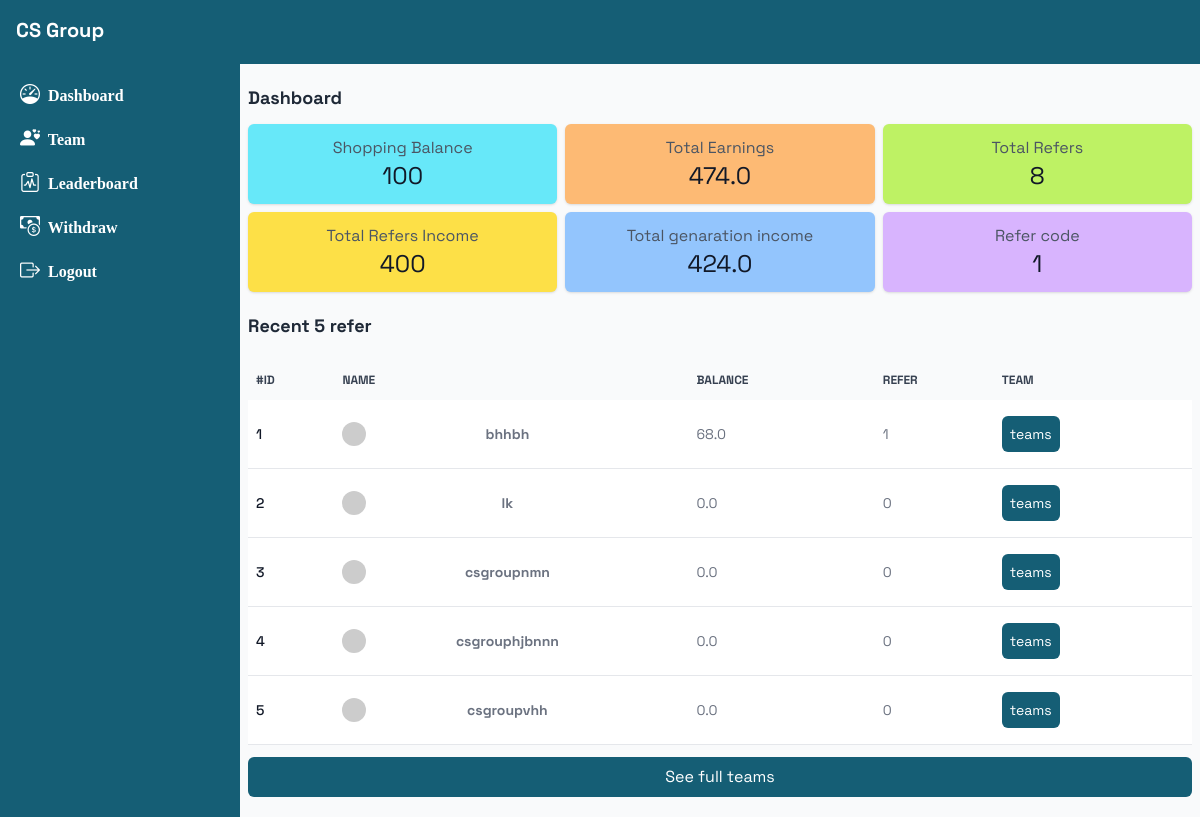
The app's page /dashboard (signed in) with its own data.
### base/models.py (models this page shows, shortened)
class Profile(models.Model):
    user = models.ForeignKey(User, on_delete=models.CASCADE)
    name = models.CharField(max_length=200)
    number = models.CharField(max_length=50)
    balance = models.FloatField(default=00)
    refer_link = models.CharField(max_length=100)
    is_verified = models.BooleanField(default=False)
    referred_by = models.ForeignKey(User, related_name='teams', null=True, blank=True, on_delete=models.CASCADE)
    def total_refer(self):
        return Referral.objects.filter(referrer=self, generation=1).count()
    def total_refer_income(self):
        tf = Referral.objects.filter(referrer=self, generation=1).count()
        return 50 * tf
    def total_gen_income(self):
        if self.balance == 0:
            return 00
        tf = Referral.objects.filter(referrer=self, generation=1).count()
        refincome = tf * 50
        return self.balance - 50

class Referral(models.Model):
    referrer = models.ForeignKey(Profile, on_delete=models.CASCADE, related_name='referrals_made')
    referred_user = models.ForeignKey(Profile, on_delete=models.CASCADE, related_name='referrals_received')
    generation = models.PositiveIntegerField()

### base/views.py (the view)
# urls.py: path('dashboard', dashboard),
def dashboard(request):
    if request.user.is_authenticated:
        pr = Profile.objects.get(user=request.user)
        r = pr.total_refer()
        rf = Referral.objects.filter(referrer=pr, generation=1).order_by('-id')[0:5]
        context = {'rf':rf, 'r':r, 'p':pr}
        return render(request, 'dashhome.html', context)
    return render(request, 'login.html')

### templates/dashhome.html (shortened to what this page needs)
{% extends 'dash.html' %}
{% block body %}
{% if p.is_verified %}
<section>
<div class="my-3">
<h2 class=" font-bold text-gray-800 text-lg">Dashboard</h2>
</div>
    <div class="info grid grid-cols-2 md:grid-cols-3 gap-2">
        <div class="bg-cyan-300 card p-3 rounded-md shadow flex flex-col items-center justify-center">
            <h2 class="text-gray-600 text-md"> Shopping Balance</h2>
            <p class="text-2xl text-gray-900">100</p>
        </div>
        <div class="bg-orange-300 card p-3 rounded-md shadow flex flex-col items-center justify-center">
            <h2 class="text-gray-600 text-md">Total Earnings</h2>
            <p class="text-2xl text-gray-900">{{p.balance}}</p>
        </div>
        <div class="card p-3 bg-lime-300 rounded-md shadow flex flex-col items-center justify-center">
            <h2 class="text-gray-600 text-md"> Total Refers</h2>
            <p class="text-2xl text-gray-900">{{r}}</p>
        </div>
<div class="card p-3 bg-yellow-300 rounded-md shadow flex flex-col items-center justify-center">
            <h2 class="text-center text-gray-600 text-md"> Total Refers Income</h2>
            <p class="text-2xl text-gray-900">{{p.total_refer_income}}</p>
        </div>
        <div class="card p-3 bg-blue-300 rounded-md shadow flex flex-col items-center justify-center">
            <h2 class="text-gray-600 text-center text-md">Total genaration income</h2>
            <p class="text-2xl text-gray-900">{{p.total_gen_income}}</p>
        </div>
        <div class="card p-3 bg-purple-300 rounded-md shadow flex flex-col items-center justify-center">
            <h2 class="text-gray-600 text-md">Refer code</h2>
            <p class="text-2xl text-gray-900">{{p.refer_link}}</p>
        </div>
    </div>
<div class="my-5">
<h2 class="mt-5 font-bold text-gray-800 text-lg">Recent 5 refer</h2>
</div>
<div class="relative overflow-x-auto z-0">
    <table class="w-full text-sm text-left rtl:text-right text-gray-500">
        <thead class="text-xs text-gray-700 uppercase bg-gray-50">
            <tr>
                <th scope="col" class="px-2 py-3">
                    #id
                </th>
                <th scope="col" class="px-6 py-3">
                    name
                </th>
                <th scope="col" class="px-6 py-3">
                    balance
                </th>
                <th scope="col" class="px-2 py-3">
                    refer
                </th>
               <th scope="col" class="px-6 py-3">
                    team
                </th>
            </tr>
        </thead>
        <tbody class="">
{% for ru in rf %}
            <tr class="bg-white  border-b">
                <th scope="row" class="px-2 py-4 font-medium text-gray-900 whitespace-nowrap ">
                    {{ forloop.counter }}
                </th>
                <td class="px-6 py-4">
                   <div class="flex gap-1 md:gap-0">
<img class="w-6 rounded-3xl"  src="https://api.dicebear.com/8.x/initials/svg?seed={{ru.referred_user.user}}">
<p class="m-auto font-bold">{{ru.referred_user.user}}</p>
</div>
                </td>
                <td class="px-6 py-4">
                    {{ru.referred_user.balance}}
                </td>
                <td class="px-2 py-4">
                    {{ru.referred_user.total_refer}}
                </td>
<td class="px-6 py-4">
                   <a href=""><button class="p-2 rounded-md bg-cyan-800 text-white">teams</button>
                </td>
            </tr>
         {% endfor %}
        </tbody>
    </table>
     <a href="/temas">
    <button class="p-2 w-full bg-cyan-800 text-white my-3 rounded-md">See full teams</button>
     </a>
</div>
</section>
{% endif %}
{% endblock %}

### templates/dash.html (style rules this page uses)
body { font-family: "Space Grotesk", sans-serif; }

### records on screen
Profile: balance "474.0", total_refer_income "400", total_gen_income "424.0", refer_link "1"
Referral: referred_user.user "bhhbh", referred_user.balance "68.0", referred_user.total_refer "1"
Referral: referred_user.user "lk", referred_user.balance "0.0", referred_user.total_refer "0"
Referral: referred_user.user "csgroupnmn", referred_user.balance "0.0", referred_user.total_refer "0"
Referral: referred_user.user "csgrouphjbnnn", referred_user.balance "0.0", referred_user.total_refer "0"
Referral: referred_user.user "csgroupvhh", referred_user.balance "0.0", referred_user.total_refer "0"

### other values on screen
{{ r }} "8"
